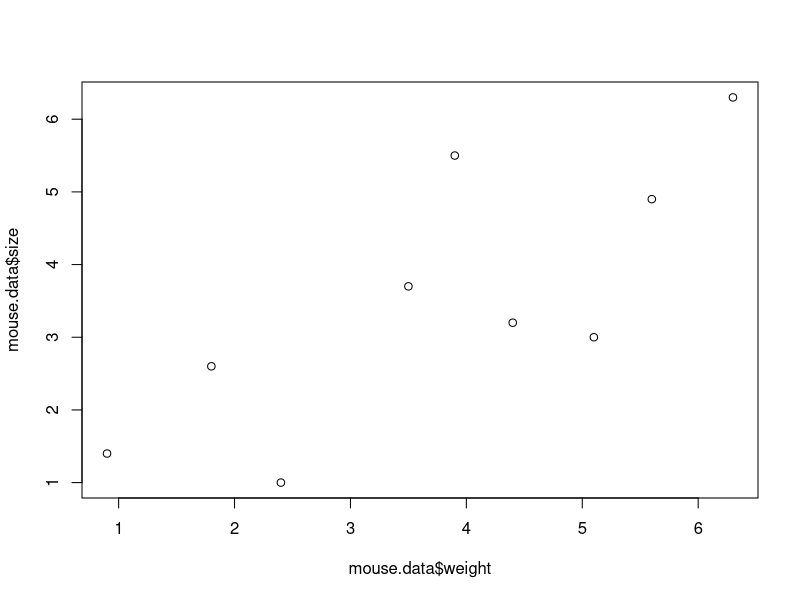

Here is the R script that generated this plot:
# Simple Linear Regression

# Create a data frame

mouse.data <- data.frame(
  weight = c(0.9, 1.8, 2.4, 3.5, 3.9, 4.4, 5.1, 5.6, 6.3),
  size = c(1.4, 2.6, 1.0, 3.7, 5.5, 3.2, 3.0, 4.9, 6.3))

# Plot the data on an X-Y graph

plot(mouse.data$weight, mouse.data$size)

# Run the linear regression algorithm

mouse.regression <- lm(size ~ weight,  data = mouse.data)

# Individual signification. t statistic / p-value
# Global signification. F statistic / p-value
# R-squared
# Adjusted R-squared

summary(mouse.regression)

# Estimated coefficients

mouse.regression



